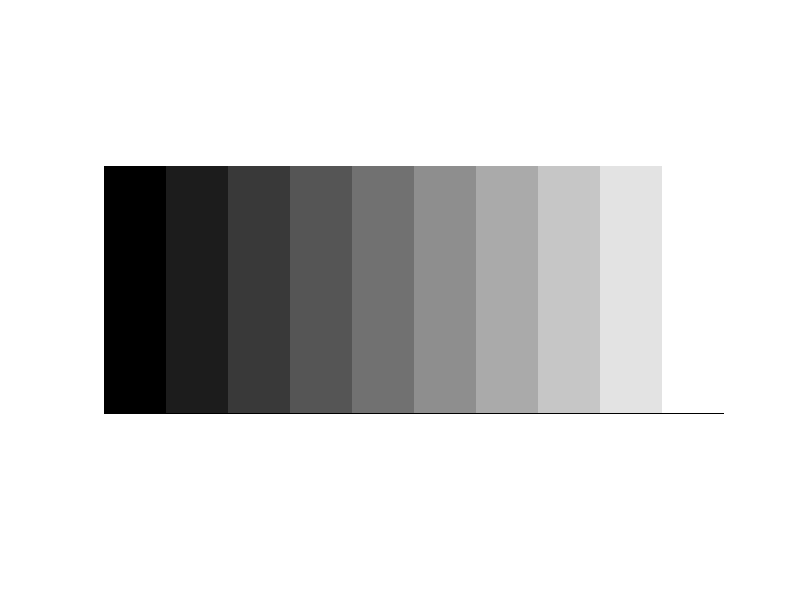
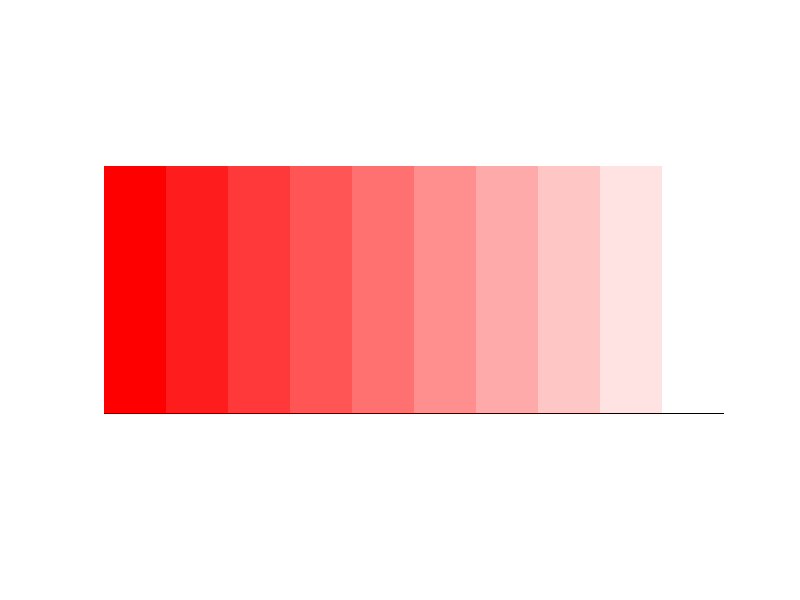

MATLAB code for these plots, in order:
close all
clear all
clc


for i=1:200
  for k=1:10
    for j=50*(k-1)+1:k*50
      B(i,j)=uint8((k-1)/9*255.0);
    end
  end
end

imshow(B)

for i=1:200
  for k=1:10
    for j=50*(k-1)+1:k*50
      B(i,j,1)=255;
      B(i,j,2)=uint8((k-1)/9*255.0);
      B(i,j,3)=uint8((k-1)/9*255.0);
    end
  end
end

figure, imshow(B)